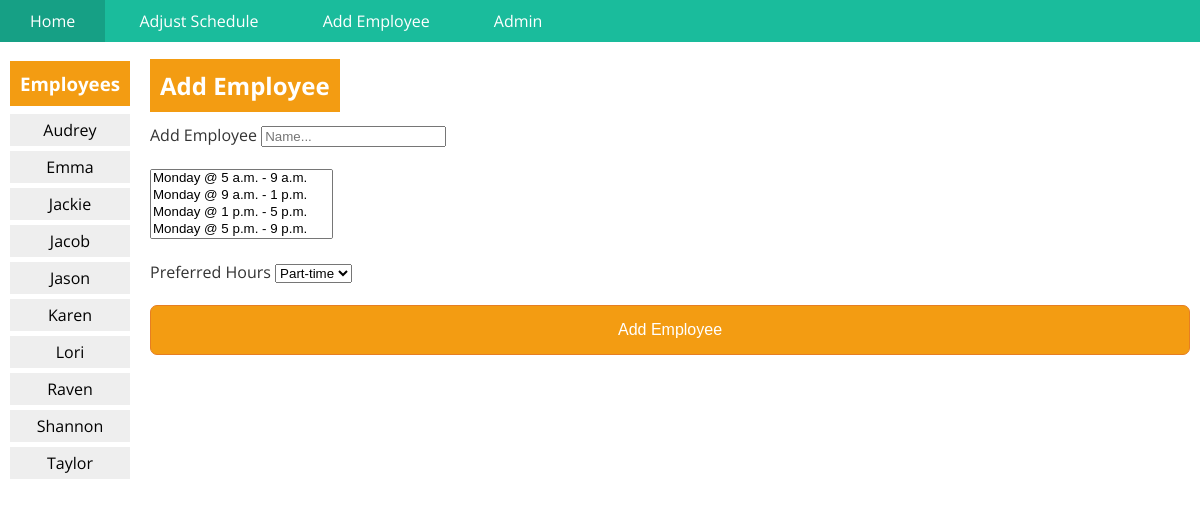
Screenshot of /add/ with the database file from the repository.
### core/models.py (models this page shows, shortened)
class Worker(models.Model):
	name = models.CharField(max_length=140)
	shift_availability = models.ManyToManyField('Shift', blank=True, null=True)
	preferred_hours = models.IntegerField()

### core/views.py (the view)
# urls.py: url(r'^add/$', views.add_worker_page, name='add_worker_page'),
def add_worker_page(request):
	order = ['Monday', 'Tuesday', 'Wednesday', 'Thursday', 'Friday']
	shifts = sorted(Shift.objects.all(), key = lambda p: order.index(p.day))
	for shift in shifts:
		if shift.start_time > 12:
			shift.start_time -= 12
			shift.start_pm = True
			shift.start_am = False
		if shift.end_time > 12:
			shift.end_time -= 12
			shift.end_pm = True
			shift.end_am = False
	return render(request, 'add_worker_page.html', {'shifts':shifts})

### core/templatetags/get_workers.py (called while the page is built)
@register.filter(name="get_workers")
def get_workers(value):
	workers = Worker.objects.all().order_by('name')
	return workers

### core/templates/add_worker_page.html (shortened to what this page needs)
{% extends 'base.html' %}
{% block content %}
<br />
<h2><span class="orange-bg">Add Employee</span></h2>
<br />
<form action="{% url 'add_worker' %}" method="post">
Add Employee
<input type="text" name="name" placeholder="Name..." />
<br /><br />
<select name="availability[]" multiple>
{% for shift in shifts %}
	<option value="{{ shift.pk }}">
	</option>
{% endfor %}
</select>
<br /><br />
Preferred Hours
<select name="hours">
	<option value="part">Part-time</option>
</select>
<br /><br />
<button type="submit">Add Employee</button>
</form>
{% endblock %}

### core/templates/base.html (shortened to what this page needs)
{% load get_workers %}
<!DOCTYPE html>
<html>
<head>
</head>
<body>
<div id="nav">
	<a href="{% url 'home_page' %}">Home</a>
	<a href="{% url 'set_schedule_page' %}">Adjust Schedule</a>
	<a href="{% url 'add_worker_page' %}">Add Employee</a>
	<a href="{% url 'admin:index' %}">Admin</a>
</div>
<div style="display: flex;">
	<div id="left">
		<h3><span class="orange-bg">Employees</span></h3>
		{% for worker in 1|get_workers %}
			<div class="gray-bg">{{ worker.name }}</div>
		{% endfor %}
	</div>
	<div id="content">
		{% block content %}{% endblock %}
	</div>
</div>
</body>
</html>

### core/templates/base.html (style rules this page uses)
body, html { color: #333; font-family: 'Open Sans', sans-serif; margin: 0; padding: 0; }
a { text-decoration: none; }
button { background: #f39c12; border: 1px solid #e67e22; border-radius: 7px; color: white; font-size: 1em; padding: 15px; width: 100%; }
h2 { margin: 0; padding: 0; }
#nav { background: #1abc9c; }
#nav a { color: white; display: inline-block; padding: 10px 30px; }
#left { flex-shrink: 1; padding: 10px; }
#content { flex-grow: 1; padding: 5px 10px 10px 10px; }
.orange-bg { background: #f39c12; color: white; padding: 10px; }
.gray-bg { background: #eee; color: black; padding: 5px; margin-bottom: 5px; text-align: center; }

### rows the page displays
Worker: name "Audrey"
Worker: name "Emma"
Worker: name "Jackie"
Worker: name "Jacob"
Worker: name "Jason"
Worker: name "Karen"
Worker: name "Lori"
Worker: name "Raven"
Worker: name "Shannon"
Worker: name "Taylor"
